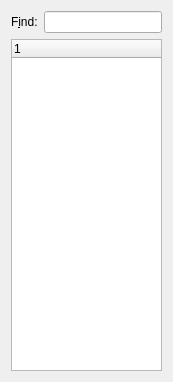
<?xml version="1.0" encoding="UTF-8"?>
<ui version="4.0">
 <class>TabIndex</class>
 <widget class="QWidget" name="TabIndex">
  <property name="geometry">
   <rect>
    <x>0</x>
    <y>0</y>
    <width>173</width>
    <height>382</height>
   </rect>
  </property>
  <property name="windowTitle">
   <string>Form1</string>
  </property>
  <layout class="QVBoxLayout" name="verticalLayout">
   <item>
    <layout class="QHBoxLayout" name="horizontalLayout">
     <item>
      <widget class="QLabel" name="label">
       <property name="text">
        <string>F&amp;ind:</string>
       </property>
       <property name="buddy">
        <cstring>text</cstring>
       </property>
      </widget>
     </item>
     <item>
      <widget class="QLineEdit" name="text"/>
     </item>
    </layout>
   </item>
   <item>
    <widget class="QTreeWidget" name="tree">
    <property name="expandsOnDoubleClick">
      <bool>false</bool>
    </property>
     <property name="indentation">
      <number>10</number>
     </property>
     <property name="rootIsDecorated">
      <bool>false</bool>
     </property>
     <property name="allColumnsShowFocus">
      <bool>true</bool>
     </property>
     <property name="columnCount">
      <number>1</number>
     </property>
     <column>
      <property name="text">
       <string>1</string>
      </property>
     </column>
    </widget>
   </item>
  </layout>
 </widget>
 <layoutdefault spacing="6" margin="11"/>
 <resources/>
 <connections/>
</ui>
